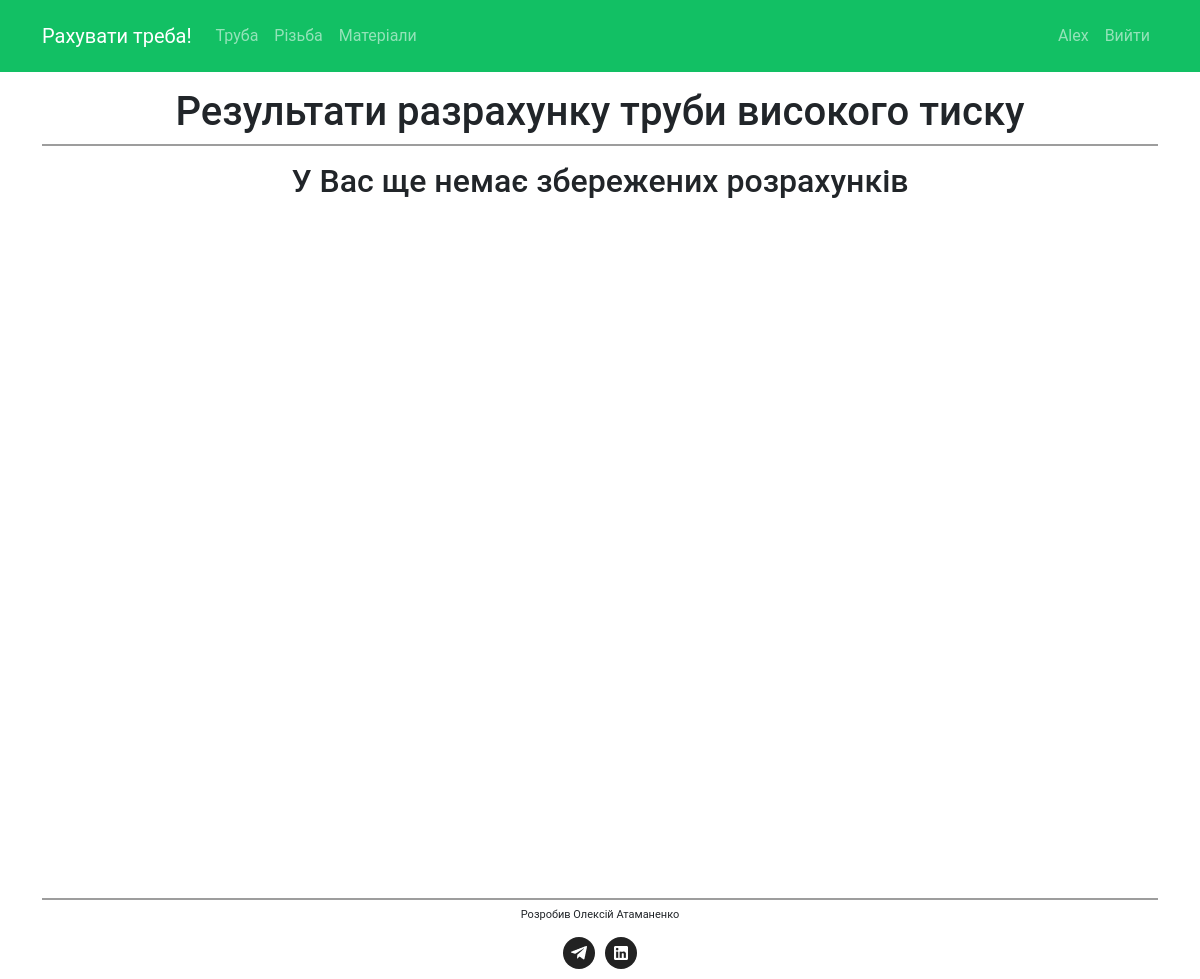
Before: /pipe_pressure/results (signed in) with the older database file.
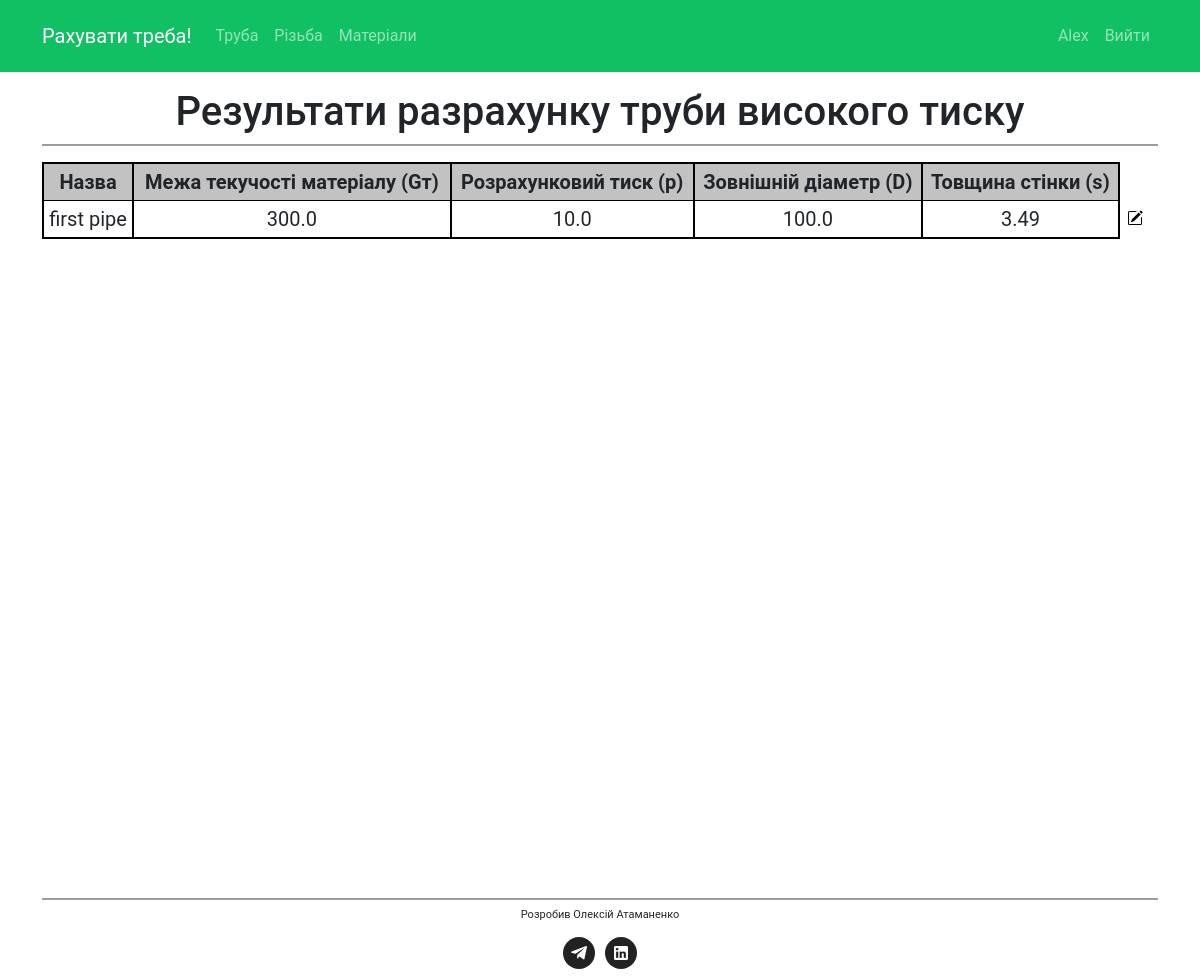
After: the same page with the newer database file.
### calculate/models.py (models this page shows, shortened)
class PipeHighPressure(models.Model):
    K_WELDING_CHOICES = [
		(1, 'Безшовна'),
		(0.6, 'Електрозварювальна'),
    ]
    id = models.AutoField(primary_key=True)
    user = models.ForeignKey(User, on_delete=models.CASCADE, default=None)
    name = models.CharField(max_length=20)
    description = models.TextField(blank=True, max_length=128)
    yield_strength = models.FloatField(default=300)
    test_pressure = models.FloatField()
    min_outside_diameter = models.FloatField()
    k_industry = models.FloatField(default=1.3)
    k_cycle = models.FloatField(default=1)
    k_welding = models.FloatField(max_length=40, choices=K_WELDING_CHOICES, default=1)
    created_at = models.DateTimeField(auto_now_add=True)
    @property
    def thickness(self):
        self.allowable_stresses = self.yield_strength / (self.k_industry * self.k_cycle)
        self.thickness_pipe = (self.test_pressure * self.min_outside_diameter /
                    (2 * self.allowable_stresses * float(self.k_welding) + self.test_pressure))
        self.thickness_round = round(self.thickness_pipe, 2)
        return self.thickness_round
    @staticmethod
    def get_by_user(user_id):
        return PipeHighPressure.objects.filter(user=user_id)

### calculate/views.py (the view)
# urls.py: path('pipe_pressure/results', views.pipe_results, name = 'pipe_results'),
def pipe_results(request):
	if request.user.is_authenticated:
		if request.user.is_superuser:
			pipe_results = PipeHighPressure.get_all()
		else:
			pipe_results = PipeHighPressure.get_by_user(request.user.id)
		return render(request, 'calculate/pipe_results.html', {'pipe_results':pipe_results})
	else:
		return redirect('login')

### calculate/templates/calculate/pipe_results.html (shortened to what this page needs)
{% extends "base.html" %}
{% load static %}
{% block content %}
    <section class="pipe-results">
        <div class="container">
            <h1>Результати разрахунку труби високого тиску</h1>
            <div class="home__subtitle-line"></div>
            <div class="row">
                <div class="col-12">
                    {% if pipe_results %}
                        <table class="table">
                            <tr class="table__header">
                                <th>Назва</th>
                                <th>Межа текучості матеріалу (Gт)</th>
                                <th>Розрахунковий тиск (p)</th>
                                <th>Зовнішній діаметр (D)</th>
                                <th>Товщина стінки (s)</th>
                                <th id="edit-col">Edit</th>
                            </tr>
                            {% for pipe in pipe_results %}
                                <tr>
                                    <td class="table__name">{{ pipe.name }}</td>
                                    <td class="table__condition">{{ pipe.yield_strength }}</td>
                                    <td class="table__hardness">{{ pipe.test_pressure }}</td>
                                    <td class="table__yield_strenght">{{ pipe.min_outside_diameter }}</td>
                                    <td class="table__yield_strenght">{{ pipe.thickness }}</td>
                                    <td id="edit-col">
                                        <form action="{% url 'pipe_detail' %}" method="POST">
                                            <button class="detail-button">
                                                <img id="pipe-detail-icon" class="detail-icon" src="/static/icons/pencil-square.svg" alt="edit">
                                            </button>
                                        </form>
                                    </td>
                                </tr>
                            {% endfor %}
                        </table>
                    {% else %}
                        <h2>У Вас ще немає збережених розрахунків</h2>
                    {% endif %}
                </div>
            </div>
        </div>
    </section>
{% endblock %}

Changed rows visible on the page:
added PipeHighPressure: name "first pipe", yield_strength "300.0", test_pressure "10.0", min_outside_diameter "100.0", thickness "3.49"
Other visible differences:
text no longer shown: "У Вас ще немає збережених розрахунків"
text now shown: "Назва Межа текучості матеріалу (Gт) Розрахунковий тиск (p) Зовнішній діаметр (D) Товщина стінки (s)"
